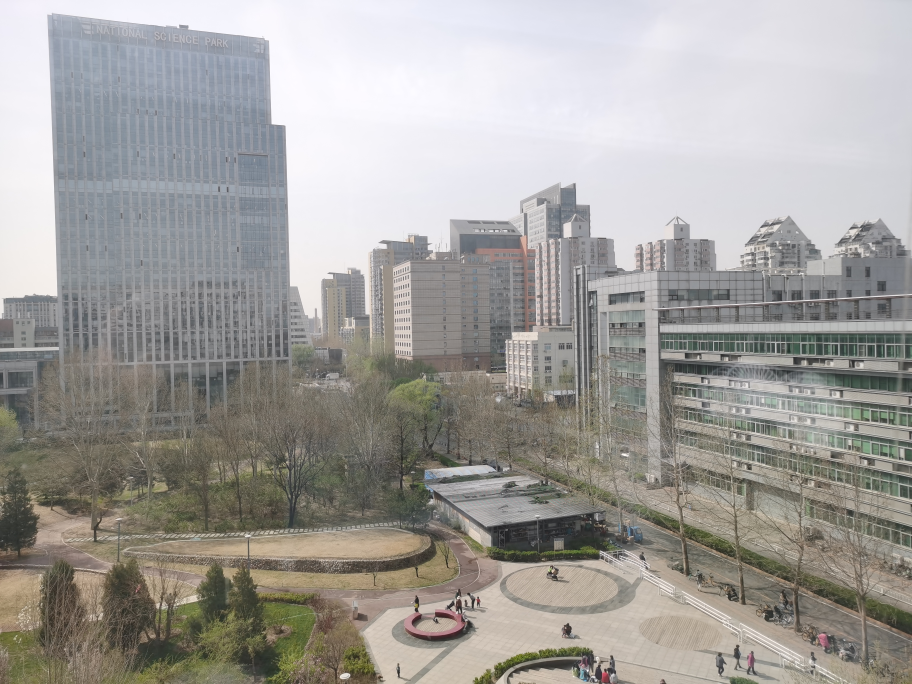
#> input picture RealTest/rt0.jpg, 3648 x 2736 px (shown at 1/4 size)
$ python -i main.py   (imports and definitions only)
#> lines starting #> are read from the running program, lines starting #| are printed output that depends on the picture
### src/vp_calib/engine.py
import os
import sys
import math
import numpy as np
import cv2
from typing import List, Tuple, Optional, Union, Any

EPS = 1e-10

def read_image(path: str) -> Optional[np.ndarray]:
    image = cv2.imread(path)
    if image is not None:
        image = cv2.cvtColor(image, cv2.COLOR_BGR2RGB)
    return image

def image_enhance(image: np.ndarray, contrast: float, sharpness: float) -> np.ndarray:
    return cv2.convertScaleAbs(image, alpha=1.2, beta=5)

def get_hough_lines_cv(image: np.ndarray, line_length: int, line_gap: int) -> Tuple[np.ndarray, np.ndarray]:
    if len(image.shape) == 3: gray = cv2.cvtColor(image, cv2.COLOR_RGB2GRAY)
    else: gray = image
    clahe = cv2.createCLAHE(clipLimit=2.0, tileGridSize=(8, 8))
    gray_clahe = clahe.apply(gray)
    high_thresh, _ = cv2.threshold(gray_clahe, 0, 255, cv2.THRESH_BINARY + cv2.THRESH_OTSU)
    edges = cv2.Canny(gray_clahe, high_thresh * 0.4, high_thresh, apertureSize=3)
    lines = cv2.HoughLinesP(edges, 1, np.pi/180, threshold=45, minLineLength=line_length, maxLineGap=line_gap)
    if lines is None: return np.array([]), edges
    return lines.reshape(-1, 2, 2), edges

def refine_vp_svd(lines: np.ndarray) -> np.ndarray:
    if len(lines) < 2: return np.array([0, 0, 0.0])
    pts1, pts2 = lines[:, 0], lines[:, 1]
    L = np.cross(np.c_[pts1, np.ones(len(pts1))], np.c_[pts2, np.ones(len(pts2))])
    _, _, Vh = np.linalg.svd(L)
    vp = Vh[-1, :]
    if abs(vp[2]) < EPS: return vp / (np.linalg.norm(vp[:2]) + EPS)
    return vp / vp[2]

def run_vectorized_ransac(lines: np.ndarray, iterations: int, threshold: float, ignore_mask: Optional[np.ndarray] = None, vp_type: str = None, pp: np.ndarray = None) -> Tuple[Optional[np.ndarray], Optional[np.ndarray]]:
    num_lines = lines.shape[0]
    if num_lines < 2: return None, None
    valid_indices = np.where(~ignore_mask)[0] if ignore_mask is not None else np.arange(num_lines)
    if len(valid_indices) < 2: return None, None
    idx_pairs = np.random.choice(valid_indices, size=(min(iterations, 2000), 2), replace=True)
    L1 = np.cross(np.c_[lines[idx_pairs[:,0],0], np.ones(len(idx_pairs))], np.c_[lines[idx_pairs[:,0],1], np.ones(len(idx_pairs))])
    L2 = np.cross(np.c_[lines[idx_pairs[:,1],0], np.ones(len(idx_pairs))], np.c_[lines[idx_pairs[:,1],1], np.ones(len(idx_pairs))])
    hyp = np.cross(L1, L2)
    mask = np.abs(hyp[:, 2]) > EPS
    hyp = hyp[mask]; hyp /= (hyp[:, 2:3] + EPS)

    # [改良 2] Spatial Constraints for Indoor Environments
    if vp_type == 'forward' and pp is not None:
        dist = np.linalg.norm(hyp[:, :2] - pp, axis=1)
        hyp = hyp[dist < pp[0] * 1.0] # Forward VP is near center
    elif vp_type == 'vertical' and pp is not None:
        dist = np.linalg.norm(hyp[:, :2] - pp, axis=1)
        hyp = hyp[dist > pp[0] * 1.5] # Vertical VP is far from center

    if len(hyp) == 0: return None, None
    line_dirs = lines[:, 1] - lines[:, 0]
    v_dirs = hyp[:, np.newaxis, :2] - lines[np.newaxis, :, 0, :2]
    cos_theta = np.abs(np.sum(v_dirs * line_dirs[np.newaxis], axis=2) / (np.linalg.norm(v_dirs, axis=2) * np.linalg.norm(line_dirs, axis=1) + EPS))
    in_mat = cos_theta > math.cos(threshold * np.pi / 180.0)
    best_idx = np.argmax(np.sum(in_mat, axis=1))
    return hyp[best_idx], in_mat[best_idx]

def get_vp_inliers(image_input: Any, contrast: float, sharpness: float, sigma: float,
                   iterations: int, line_len: int, line_gap: int, threshold: float,
                   processing_width: int = 960) -> Tuple[List, List, List]:
    """
    Detects vanishing points and their inlier lines using RANSAC.

    Args:
        image_input: Path to the image or numpy array of the image.
        contrast: Contrast enhancement factor.
        sharpness: Sharpness enhancement factor.
        sigma: Gaussian blur sigma.
        iterations: Number of RANSAC iterations.
        line_len: Minimum line length for Hough transform.
        line_gap: Maximum line gap for Hough transform.
        threshold: Inlier threshold angle in degrees.
        processing_width: Width to resize image for processing.

    Returns:
        Tuple containing inlier masks, vanishing points, and visualization data.
    """
    full_image = read_image(image_input) if isinstance(image_input, str) else image_input
    if full_image is None: return [], [], [None, None, None, np.array([])]
    h, w = full_image.shape[:2]
    scale = processing_width / float(w)
    img_s = cv2.resize(full_image, (processing_width, int(h * scale)))
    sh, sw = img_s.shape[:2]
    if sigma > 0: img_s = cv2.GaussianBlur(img_s, (int(sigma*2)|1, int(sigma*2)|1), sigma)
    enh = image_enhance(img_s, contrast, sharpness)
    lines_s, edges_s = get_hough_lines_cv(enh, line_len, line_gap)
    if lines_s.size == 0: return [], [None, None, None], [full_image, enh, edges_s, np.array([])]

    dy, dx = np.abs(lines_s[:, 1, 1] - lines_s[:, 0, 1]), np.abs(lines_s[:, 1, 0] - lines_s[:, 0, 0])
    y_mean = np.mean(lines_s[:, :, 1], axis=1)

    # [改良 1] 更精細的語意篩選
    # 垂直池: 嚴格垂直線 (dy > dx * 2.0)
    v_mask = (dy > dx * 2.0)
    # 車道/深度池: 非垂直線
    road_mask = (~v_mask)

    pp_s = np.array([sw/2, sh/2])

    # RANSAC (導入空間約束)
    _, i_y = run_vectorized_ransac(lines_s, iterations, threshold, ignore_mask=~v_mask, vp_type='vertical', pp=pp_s)
    _, i_z = run_vectorized_ransac(lines_s, iterations, threshold, ignore_mask=~road_mask, vp_type='forward', pp=pp_s)

    def compute_vp_from_mask(m):
        if m is None or np.sum(m) < 2: return np.array([0, 0, 0.0])
        v = refine_vp_svd(lines_s[m])
        return np.array([v[0]/scale, v[1]/scale, v[2]])

    vy, vz = compute_vp_from_mask(i_y), compute_vp_from_mask(i_z)

    # [改良 3] Fallback 策略：若偵測不到 Vz，使用影像中心偏上點作為前進方向
    if np.linalg.norm(vz[:2]) < 1e-3 or vz[2] < 0.5:
        vz = np.array([w/2, h/2, 1.0])
    if np.linalg.norm(vy[:2]) < 1e-3: vy = np.array([0, 1, 0.0])

    # X 軸預設 (會由後續 cross product 校正)
    vx = np.array([1, 0, 0.0])

    return [None, i_z, i_y], [vx, vz, vy], [full_image, enh, edges_s, lines_s / scale]

def calculate_rotation_matrix(vps: List[np.ndarray], focal: float, pp: np.ndarray) -> np.ndarray:
    def get_dir(v, default):
        if v is None or np.linalg.norm(v[:2]) < 1e-3: return default
        if abs(v[2]) < 0.1: return np.array([v[0], v[1], 0])
        d = np.array([v[0]-pp[0], v[1]-pp[1], focal])
        return d / (np.linalg.norm(d) + EPS)
    uz = get_dir(vps[1], np.array([0, 0, 1.0])) # Forward
    uy = get_dir(vps[2], np.array([0, 1, 0.0])) # Down
    if uy[1] < 0: uy *= -1

    # [改良 3] 嚴格正交導出 X 軸 (Right)
    ux = np.cross(uy, uz); ux /= (np.linalg.norm(ux) + EPS)
    uz = np.cross(ux, uy); uz /= (np.linalg.norm(uz) + EPS) # 二次修正前向軸確保正交

    return np.column_stack((ux, uy, uz))

# [10 lines left out: function reconstruct_vps, not called in this run]

def calculate_camera_attitude(r: np.ndarray) -> np.ndarray:
    p = math.asin(-r[1, 2])
    if abs(math.cos(p)) > EPS:
        y, roll = math.atan2(r[0, 2], r[2, 2]), math.atan2(r[1, 0], r[1, 1])
    else:
        y, roll = math.atan2(-r[2, 0], r[0, 0]), 0
    return np.array([y, p, roll]) * 180 / np.pi

def adapt_to_kitti_frame(ypr: np.ndarray) -> np.ndarray:
    y, p, r = ypr
    return np.array([(y + 180) % 360 - 180, p, (r + 90) % 180 - 90])

def draw_axes_on_image(image: np.ndarray, vps: List[np.ndarray], origin_px: Union[List[int], np.ndarray],
                       length: int = 300, attitude: Optional[np.ndarray] = None) -> np.ndarray:
    output_img = image.copy(); h, w = output_img.shape[:2]
    cv_colors = [(0, 0, 255), (255, 255, 0), (0, 255, 0)] # X:紅, Z:亮藍, Y:綠
    labels = ['X', 'Z', 'Y']; origin = np.array(origin_px, dtype=np.float32)
    for i, vp in enumerate(vps):
        if i >= len(cv_colors) or vp is None: continue
        if np.linalg.norm(vp[:2]) < 1e-3:
            unit_dir = np.array([1, 0]) if i==0 else (np.array([0, -1]) if i==1 else np.array([0, 1]))
        elif abs(vp[2]) < 0.1:
            unit_dir = vp[:2] / (np.linalg.norm(vp[:2]) + EPS)
        else:
            unit_dir = (vp[:2] - origin) / (np.linalg.norm(vp[:2] - origin) + EPS)
        cur_len = length * 1.5 if i == 1 else length * 0.8
        end_point = (origin + unit_dir * cur_len).astype(np.int32)
        cv2.arrowedLine(output_img, tuple(origin.astype(int)), tuple(end_point), cv_colors[i], 4, tipLength=0.2)
        cv2.putText(output_img, labels[i], tuple(end_point), cv2.FONT_HERSHEY_SIMPLEX, h/400, cv_colors[i], 2)
    if attitude is not None:
        fs, lh = h / 450, int(h / 10)
        overlay = output_img.copy()
        cv2.rectangle(overlay, (5, 5), (int(w*0.35), lh*3 + 30), (0, 0, 0), -1)
        cv2.addWeighted(overlay, 0.4, output_img, 0.6, 0, output_img)
        for j, (name, val) in enumerate(zip(['Yaw', 'Pitch', 'Roll'], attitude)):
            cv2.putText(output_img, f"Est. {name}: {val:.1f} deg", (15, lh*(j+1)), cv2.FONT_HERSHEY_SIMPLEX, fs, (0, 255, 255), 2)
    return output_img

def estimate_origin_from_inliers(image_shape: Tuple[int, ...], inlier_masks: List[np.ndarray], lines: np.ndarray) -> List[int]:
    h, w = image_shape[:2]
    ox, oy = int(w * 0.15), int(h * 0.85)

    if len(inlier_masks) >= 3 and inlier_masks[1] is not None and inlier_masks[2] is not None:
        y_lines = lines[inlier_masks[2]]
        if len(y_lines) > 0:
            y_pts = y_lines.reshape(-1, 2)
            dists = np.linalg.norm(y_pts - np.array([w*0.2, h*0.8]), axis=1)
            best_pt = y_pts[np.argmin(dists)]
            pad = int(min(w, h) * 0.15)
            ox = int(np.clip(best_pt[0], pad, w - pad))
            oy = int(np.clip(best_pt[1], pad, h - pad))
    return [ox, oy]

def determine_focal_length(vps: List[np.ndarray], image: np.ndarray) -> List[float]:
    default_focal = 715.0
    if len(vps) >= 3 and vps[1] is not None and vps[2] is not None:
        v1, v2 = vps[1][:2], vps[2][:2]
        cx, cy = (image.shape[1] / 2, image.shape[0] / 2) if image is not None else (0, 0)
        dot_prod = (v1[0] - cx) * (v2[0] - cx) + (v1[1] - cy) * (v2[1] - cy)
        if dot_prod < -EPS:
            return [math.sqrt(-dot_prod)]
    return [default_focal]

def draw_inliers(image: np.ndarray, masks: List[np.ndarray], lines: np.ndarray) -> np.ndarray:
    out = image.copy(); cv_colors = [(0, 0, 255), (255, 255, 0), (0, 255, 0)]
    for i, m in enumerate(masks):
        if m is None or i >= len(cv_colors): continue
        v_lines = lines[m]; v_lines = sorted(v_lines, key=lambda x: np.linalg.norm(x[1]-x[0]), reverse=True)[:15]
        for l in v_lines: cv2.line(out, tuple(l[0].astype(int)), tuple(l[1].astype(int)), cv_colors[i], 2)
    return out

# [33 lines left out: function main, not called in this run]

### main.py
import sys
import os
import cv2
import numpy as np
import time
import json
from typing import Optional, List

# 將 src 加入路徑
sys.path.append(os.path.abspath(os.path.join(os.path.dirname(__file__), 'src')))

try:
    from vp_calib.engine import (
        get_vp_inliers, draw_axes_on_image, calculate_camera_attitude,
        determine_focal_length, read_image,
        calculate_rotation_matrix, draw_inliers,
        estimate_origin_from_inliers
    )
except ImportError as e:
    print(f"Import Error: {e}")
    sys.exit(1)


def save_results(img_path: str, vps: List[np.ndarray], focal: float, attitude: np.ndarray):
    """將校正結果儲存至文字檔"""
    img_name = os.path.splitext(os.path.basename(img_path))[0]
    output_path = os.path.join("outputs", f"{img_name}CalibrationResult.txt")
    os.makedirs("outputs", exist_ok=True)
    with open(output_path, "w") as f:
        f.write(f"VPs: {[v[:2].tolist() for v in vps]}\n")
        f.write(f"Focal: {focal:.2f}\n")
        f.write(f"Attitude (Y,P,R): {attitude.tolist()}\n")
    print(f"Results saved to {output_path}")

def process_single_image(img_path: str, output_path: Optional[str] = None):
    """處理單張影像並儲存/顯示結果"""
    print(f"Processing image: {img_path}")
    frame = read_image(img_path)
    if frame is None:
        print(f"Error: Could not read image {img_path}")
        return

    height, width = frame.shape[:2]
    # Load config
    config_path = os.path.join(os.path.dirname(__file__), 'config.json')
    try:
        with open(config_path, 'r') as f:
            cfg = json.load(f)['calibration']
    except Exception as e:
        print(f"Warning: Could not load config.json, using defaults. {e}")
        cfg = {"contrast": 1.5, "sharpness": 2.0, "sigma": 3, "iterations": 3000, "line_length": 60, "line_gap": 15, "threshold": 2.0, "processing_width": 960}

    try:
        inliers, selected_vps, viz_stuff = get_vp_inliers(
            frame, contrast=cfg.get("contrast", 1.5), sharpness=cfg.get("sharpness", 2.0), sigma=cfg.get("sigma", 3.0),
            iterations=cfg.get("iterations", 3000), line_len=cfg.get("line_length", 60), line_gap=cfg.get("line_gap", 15), threshold=cfg.get("threshold", 2.0),
            processing_width=cfg.get("processing_width", 960)
        )
        pp = np.array([width/2, height/2])

        if len(selected_vps) < 2:
            print(f"Error: Not enough vanishing points detected for {img_path}")
            return


        focal_results = determine_focal_length(selected_vps, frame)
        focal = focal_results[0]
        rot_matrix = calculate_rotation_matrix(selected_vps, focal, pp)
        attitude = calculate_camera_attitude(rot_matrix)

        save_results(img_path, selected_vps, focal, attitude)

        # 1. 先繪製物理線段標記
        processed_frame = draw_inliers(frame, inliers, viz_stuff[3])

        # 2. 自動估計繪圖原點 (地平線起點)
        origin = estimate_origin_from_inliers(frame.shape, inliers, viz_stuff[3])

        K = np.array([[focal, 0, pp[0]], [0, focal, pp[1]], [0, 0, 1]])
        corrected_vps = []
        for i in range(3):
            vp_dir = rot_matrix[:, i]
            if abs(vp_dir[2]) < 0.01:
                corrected_vps.append(np.array([vp_dir[0], vp_dir[1], 0.0]))
            else:
                vp_homo = K @ vp_dir
                vp_2d = vp_homo[:2] / vp_homo[2]
                corrected_vps.append(np.array([vp_2d[0], vp_2d[1], vp_dir[2]]))

        processed_frame = draw_axes_on_image(processed_frame, corrected_vps, origin, length=height//4, attitude=attitude)

        if focal:
            cv2.putText(processed_frame, f"Focal: {focal:.1f}", (width - 300, 100),
                        cv2.FONT_HERSHEY_SIMPLEX, 1, (255, 255, 255), 2)

        if output_path:
            cv2.imwrite(output_path, cv2.cvtColor(processed_frame, cv2.COLOR_RGB2BGR))
            print(f"Result saved to {output_path}")

        # 自動開啟對應的結果圖片 (Auto-open the result image)
        if "BENCHMARK" not in os.environ:
            cv2.imshow("Calibration Result", cv2.cvtColor(processed_frame, cv2.COLOR_RGB2BGR))
            cv2.waitKey(0)
            cv2.destroyAllWindows()
    except Exception as e:
        print(f"Error processing image: {e}")

# [116 lines left out: functions process_video, launch_gui_menu, not called in this run]

def main():
    if len(sys.argv) > 1:
        input_path = sys.argv[1]
        if not os.path.exists(input_path): return
        os.makedirs("outputs", exist_ok=True)
        output_path = os.path.join("outputs", f"result_{os.path.basename(input_path)}")
        if os.path.splitext(input_path)[1].lower() in ['.mp4', '.avi', '.mov']:
            process_video(input_path, output_path, stride=5)
        else:
            process_single_image(input_path, output_path)
#> in read_image, image is the input picture: shape (2736, 3648, 3); mean B, G, R 155.5, 159, 161.2
#> (reads config.json from the repository)
#> in image_enhance, `return cv2.convertScaleAbs(image, alpha=1.2, beta=5)`:
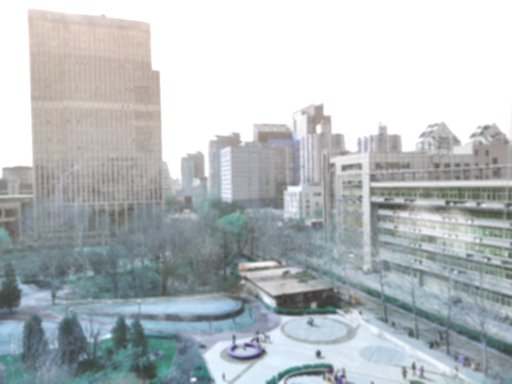
#> returned value: shape (768, 1024, 3) (shown at 1/2 size); mean of channels 0, 1, 2 190.5, 188.1, 181.8; drawn as B, G, R
#> in get_hough_lines_cv, `if len(image.shape) == 3: gray = cv2.cvtColor(image, cv2.COLOR_RGB2GRAY)`:
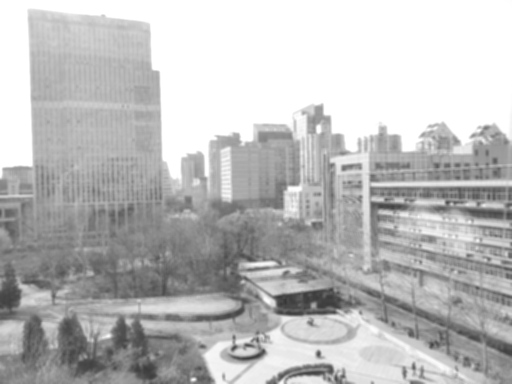
#> gray: shape (768, 1024) (shown at 1/2 size); min 52, max 255, mean 188.1
#> in get_hough_lines_cv, `gray_clahe = clahe.apply(gray)`:
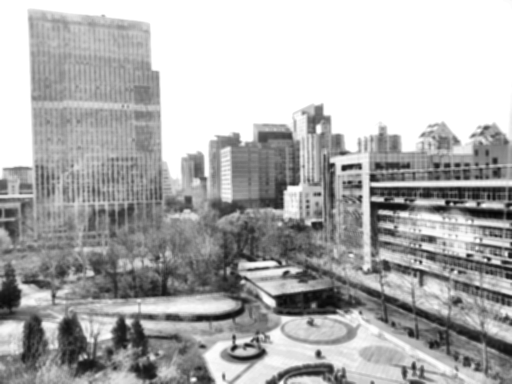
#> gray_clahe: shape (768, 1024) (shown at 1/2 size); min 4, max 255, mean 175.1
#> in get_hough_lines_cv, `high_thresh, _ = cv2.threshold(gray_clahe, 0, 255, cv2.THRESH_BINARY +..`: high_thresh = 176
#> in get_hough_lines_cv, `edges = cv2.Canny(gray_clahe, high_thresh * 0.4, high_thresh, aperture..`:
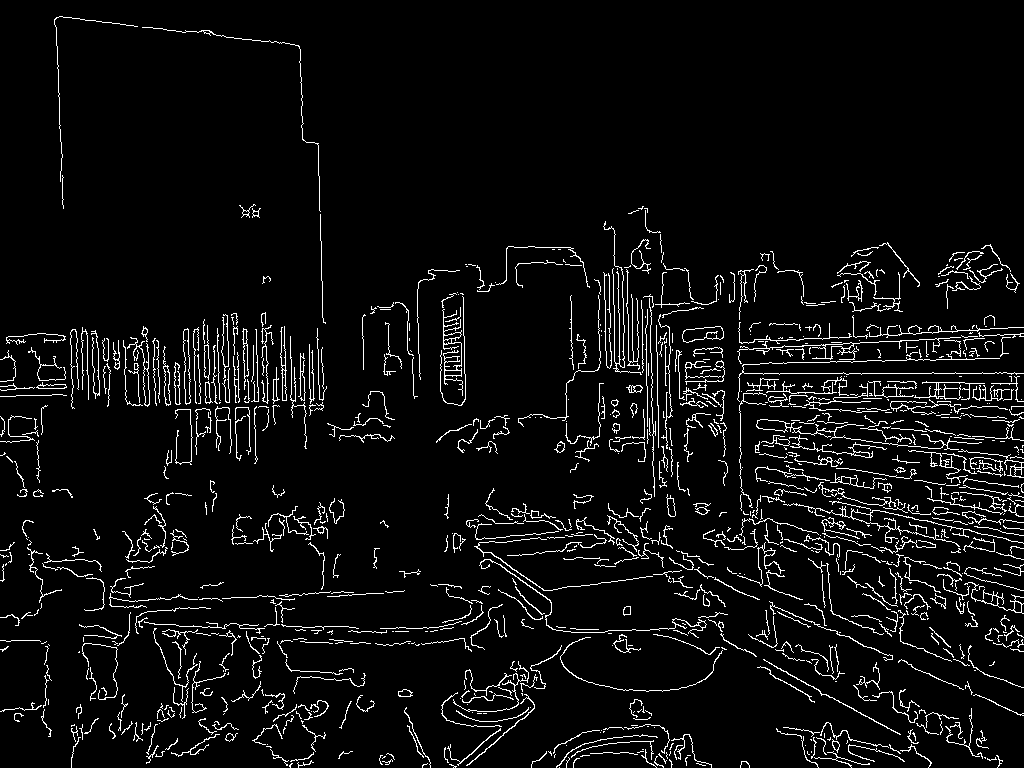
#> edges: shape (768, 1024); 5.4% white in thin lines or dots
#> in get_hough_lines_cv, `lines = cv2.HoughLinesP(edges, 1, np.pi/180, threshold=45, minLineLeng..`: lines = 238 rows, first 6: [739, 349, 983, 336], [739, 342, 989, 329], [65, 373, 110, 373], [805, 362, 890, 360], [740, 373, 1023, 373], [888, 400, 934, 403]
#> in get_vp_inliers, `dy, dx = np.abs(lines_s[:, 1, 1] - lines_s[:, 0, 1]), np.abs(lines_s[:..`: dy = 238 values, max 124 at index 51, min 0 at index 2, mean 16.48; dx = 238 values, max 283 at index 4, min 0 at index 107, mean 72.9
#> in get_vp_inliers, `y_mean = np.mean(lines_s[:, :, 1], axis=1)`: y_mean = 238 values, max 756 at index 201, min 24 at index 46, mean 431.5
#> in run_vectorized_ransac, `valid_indices = np.where(~ignore_mask)[0] if ignore_mask is not None e..`: valid_indices = [51, 88, 107, 112, 153, 157, 177, 178, 206, 220, 223, 224, 226, 232, 236]
#> in run_vectorized_ransac, `idx_pairs = np.random.choice(valid_indices, size=(min(iterations, 2000..`: idx_pairs = 2000 pairs, first value 51 to 236, second value 51 to 236
#> in run_vectorized_ransac, `L1 = np.cross(np.c_[lines[idx_pairs[:,0],0], np.ones(len(idx_pairs))],..`: L1 = 2000 rows, first 8: [-53, 3, 34284], [-124, 4, 6876], [-82, 1, 20447], [-54, 1, 23568], [-68, 1, 49878], [55, 0, -35585], [-54, 1, 23568], [-68, 1, 38533]
#> in run_vectorized_ransac, `L2 = np.cross(np.c_[lines[idx_pairs[:,1],0], np.ones(len(idx_pairs))],..`: L2 = 2000 rows, first 8: [-49, 5, 37708], [-68, 1, 49878], [-68, 1, 49878], [-85, 3, 38064], [-49, 5, 37708], [-83, 2, 53279], [-61, 1, 27967], [-68, 1, 38533]
#> in run_vectorized_ransac, `hyp = np.cross(L1, L2)`: hyp = 2000 rows, first 8: [-58296, 318608, -118], [192636, 5717304, 148], [29431, 2699600, -14], [-32640, 52176, -77], [-211682, 120122, -291], [71170, 23210, 110], [4399, 72570, 7], [0, 0, 0]
#> in run_vectorized_ransac, `hyp = hyp[mask]`: hyp = 1825 rows, first 8: [-58296, 318608, -118], [192636, 5717304, 148], [29431, 2699600, -14], [-32640, 52176, -77], [-211682, 120122, -291], [71170, 23210, 110], [4399, 72570, 7], [35769, -1436549, 181]
#> in run_vectorized_ransac, `hyp /= hyp[:, 2:3] + EPS`: hyp = 1825 rows, first 8: [494, -2700.1, 1], [1301.6, 38630.4, 1], [-2102.2, -192828.6, 1], [423.9, -677.6, 1], [727.4, -412.8, 1], [647, 211, 1], [628.4, 10367.1, 1], [197.6, -7936.7, 1]
#> in run_vectorized_ransac, `dist = np.linalg.norm(hyp[:, :2] - pp, axis=1)`: dist = 1825 values, max 255160.7 at index 271, min 185.6 at index 103, mean 29216.6
#> in run_vectorized_ransac, `hyp = hyp[dist > pp[0] * 1.5]`: hyp = 1744 rows, first 8: [494, -2700.1, 1], [1301.6, 38630.4, 1], [-2102.2, -192828.6, 1], [423.9, -677.6, 1], [727.4, -412.8, 1], [628.4, 10367.1, 1], [197.6, -7936.7, 1], [619.1, 9796.2, 1]
#> in run_vectorized_ransac, `line_dirs = lines[:, 1] - lines[:, 0]`: line_dirs = 238 pairs, first value 0 to 283, second value -61 to 124
#> in run_vectorized_ransac, `cos_theta = np.abs(np.sum(v_dirs * line_dirs[np.newaxis], axis=2) / (n..`:
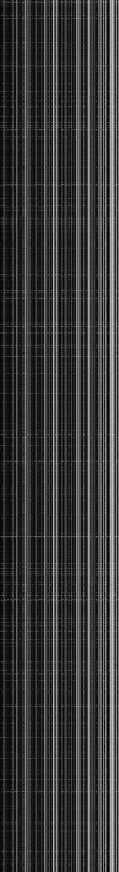
#> cos_theta: shape (1744, 238) float64 (shown at 1/2 size); min 1.64e-14, max 1, mean 0.226
#> in run_vectorized_ransac, `best_idx = np.argmax(np.sum(in_mat, axis=1))`: best_idx = 1
#> (the rest of the program and of its run is left out)
